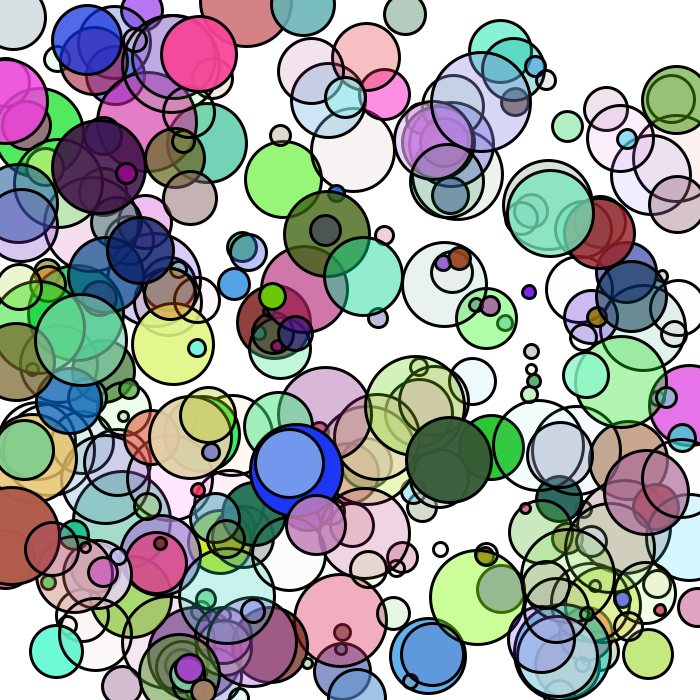
Frame 1 (no input)
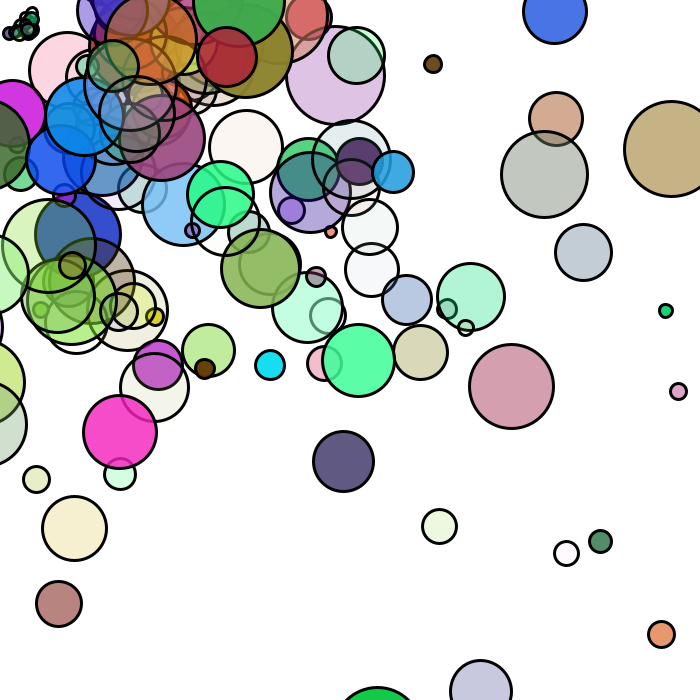
Frame 60 (the mouse pressed at the canvas centre just before this capture)
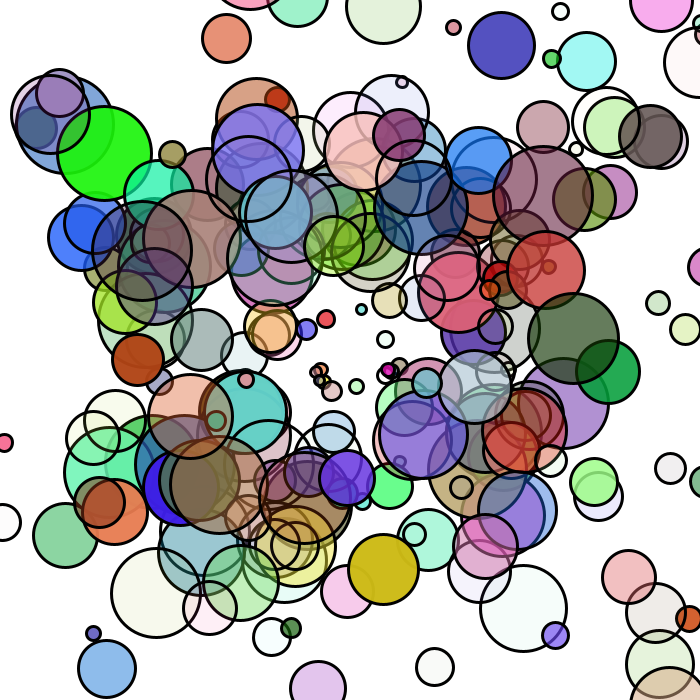
Frame 120 (the mouse held since frame 60 and released just before this capture)

The Processing sketch that drew these frames (run headless with seeded random() and noise(); from frame 60 on, the mouse is pressed at the canvas centre):

// Processing sketch: processing_165584
// ── processing_165584.pde

//Object Oriented Programming --> OOP, Constructors, Dot Notation
//Classes

//Class newName = new Class(); --> "new Class();" = the constructor
Object [] array = new Object [300];

//PVector objectPos = new PVector (xPos, yPos);
//PVector mousePos = new PVector (mouseX, mouseY);

float speed = random(1, 20);

void setup() {
  smooth();
  size(700, 700);
  //newName.FunctionName(arguements); --> Dot Notation

  for (int i=0; i<array.length; i++) { //"i<arrayName.length" -- allows you to change array length in Header
    array[i] = new Object();
    //source: http://www.landofcode.com/java-tutorials/java-random-numbers.php
    array[i].prime(int(random(0, width)), int(random(0, width)), int(random(10, 100)));
  }
}

void draw () {
  //Object.bubblesPopped();
  background(255);
  //newName.FunctionName(); --> Dot Notation

  for (int i=0; i<array.length; i++) {
    array[i].update();
  }
//  if (dist (objectPos.x, objectPos.y, mouseX, mouseY) > 5) {
//    lerp(objectPos.x, mousePos.x, 1);
//    lerp(objectPos.y, mousePos.y, 1);
//  }
}


class Object {

  int bigness;
  float xPos;
  float yPos;

  int forcefield;

  PVector objectPos;
  PVector mousePos = new PVector (mouseX, mouseY);

  int bubblesPopped;


  //to call in main script: EXAMPLE: Object.prime(10, 15, 30); --> Dot Notation
  void prime(int _xPos, int _yPos, int _bigness) {
    xPos = _xPos;
    yPos = _yPos;
    bigness = _bigness;
    objectPos = new PVector (xPos, yPos);
  }

  void update() {
    bubblesPopped = 0;

    forcefield = bigness + 20;

    //draw object
    strokeWeight(3);
    stroke(0);
    fill(random(0, 255), random(0, 255), random(0, 255), random(0, 255));

    ellipse(xPos, yPos, bigness, bigness);
    //ellipse(objectPos.x, objectPos.y, bigness, bigness);

    //    if (dist (objectPos.x, objectPos.y, mouseX, mouseY) < 5) {
    if (dist (xPos, yPos, mouseX, mouseY) > forcefield) {
      xPos = lerp(xPos, mouseX, .05);
      yPos = lerp(yPos, mouseY, .05);
    }
    if (dist (xPos, yPos, mouseX, mouseY) <= forcefield) {
      xPos = random(0-width, width*2);
      yPos = random(0-height, height*2);
      //xPos += 20;
      //yPos -= 20;
    }
  }

  void bubblesPopped() {
    if (dist (xPos, yPos, mouseX, mouseY) <= forcefield) {
      bubblesPopped += 1;
      print (bubblesPopped);
    }
  }
}
